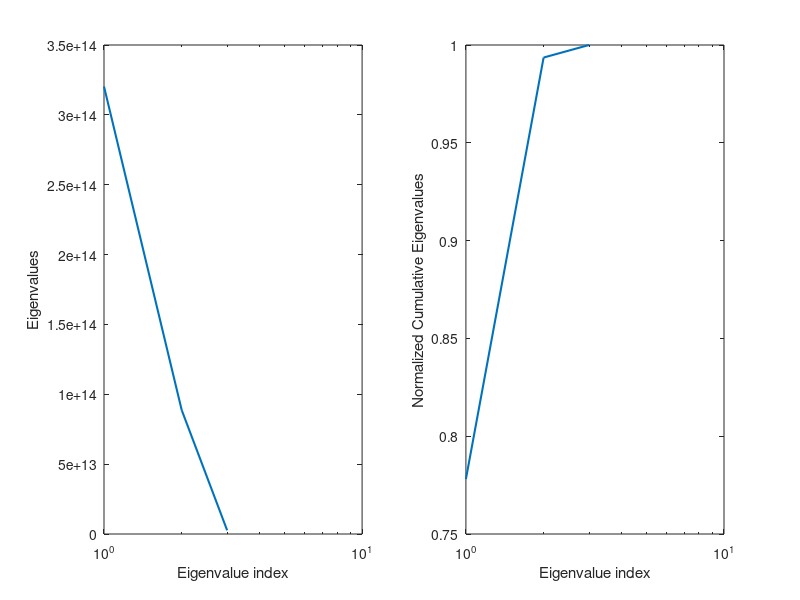
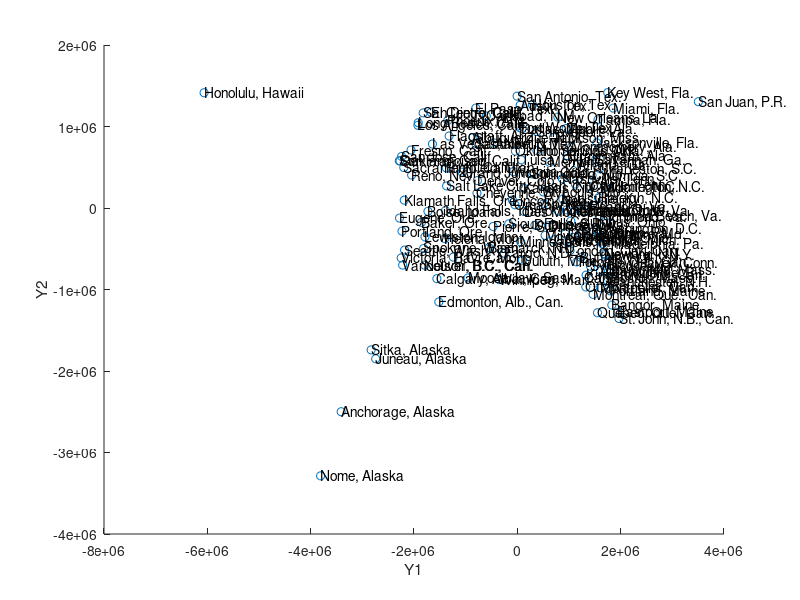
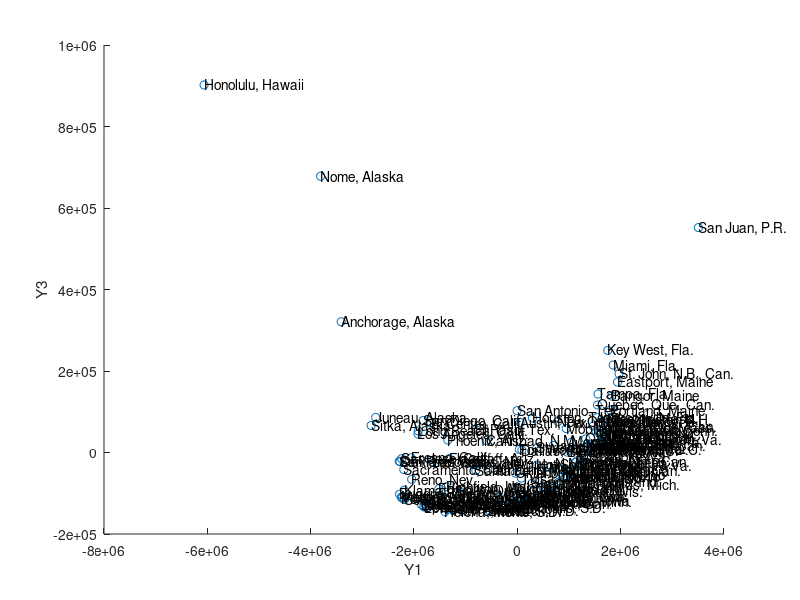
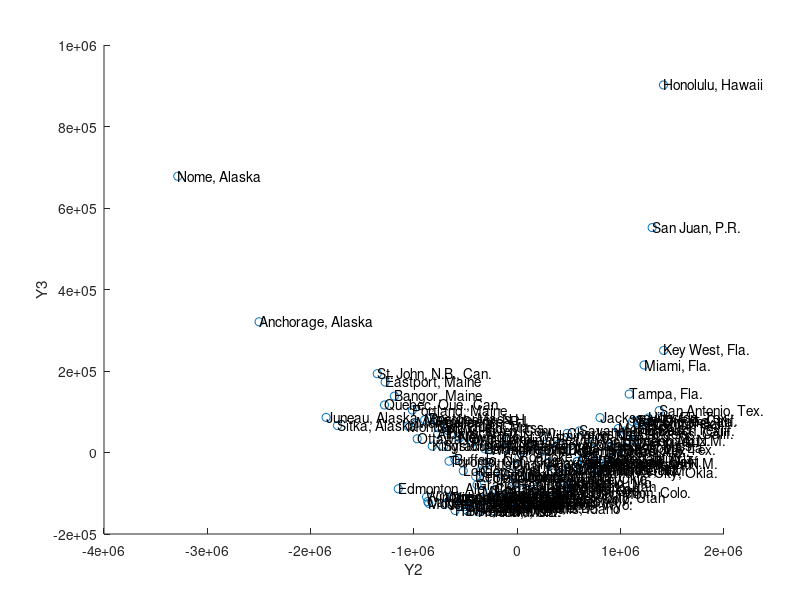

Reproduce these figures in MATLAB, in order.
clear;clc;
% loading files
us_data = load('us_city_distance.mat');
world_distance = load('world_city_distance.mat');

% getting data from us_city_distance file
us_d = us_data.d;
us_names = us_data.names;
num_nodes = length(us_d);

% creating H matrix
us_H = eye(num_nodes) - (1/num_nodes)*ones(num_nodes, 1)*ones(1,num_nodes);
us_S = us_d.^2;

% computing tau d_g
us_T_DG = -us_H*us_S*us_H/2;
[eigvec, full_eigval] = eigs(us_T_DG, 3, 'LR');

% plotting eigenvalues
eigval = diag(full_eigval);
figure;
subplot(1, 2, 1);
semilogx(1:1:size(eigval, 1), eigval, 'LineWidth', 1.5);
xlabel('Eigenvalue index');
ylabel('Eigenvalues');

cum_eigval = cumsum(eigval);
subplot(1, 2, 2);
semilogx(1:1:size(eigval, 1), cum_eigval/cum_eigval(length(cum_eigval)), 'LineWidth', 1.5);
xlabel('Eigenvalue index');
ylabel('Normalized Cumulative Eigenvalues');

d = 3;
y = zeros(num_nodes, d);
d_eigvec = eigvec(:,1:d);

% creating the embedding representation
for i = 1:num_nodes
    for j = 1:d
        y(i,j) = sqrt(eigval(j)) * eigvec(i,j);
    end
end

% 2D scatter plots
figure, scatter(y(:,1), y(:,2));
text(y(:,1), y(:,2), us_names);
xlabel('Y1');ylabel('Y2');

figure, scatter(y(:,1), y(:,3));
text(y(:,1), y(:,3), us_names);
xlabel('Y1');ylabel('Y3');

figure, scatter(y(:,2), y(:,3));
text(y(:,2), y(:,3), us_names);
xlabel('Y2');ylabel('Y3');

% 3D scatter plot
figure, scatter3(y(:,1), y(:,2), y(:,3));
text(y(:,1), y(:,2), y(:,3), us_names);
xlabel('Y1');ylabel('Y2');zlabel('Y3');